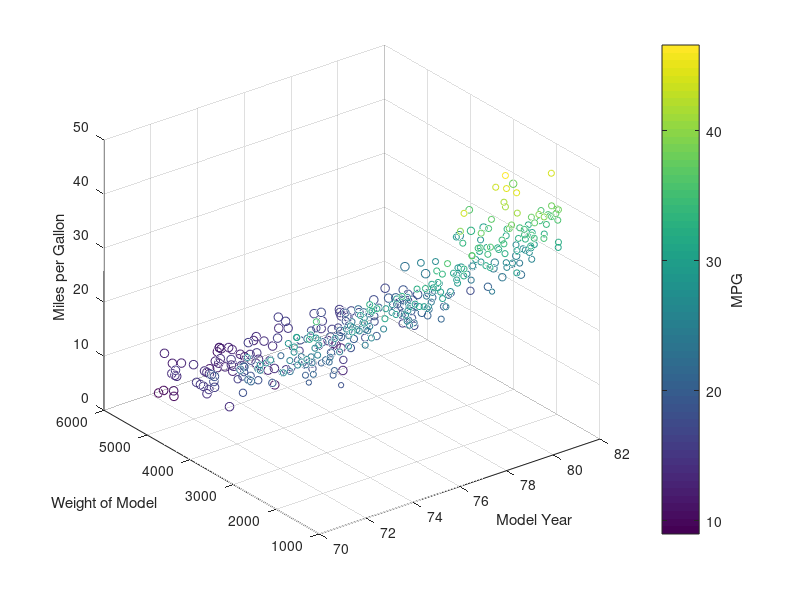
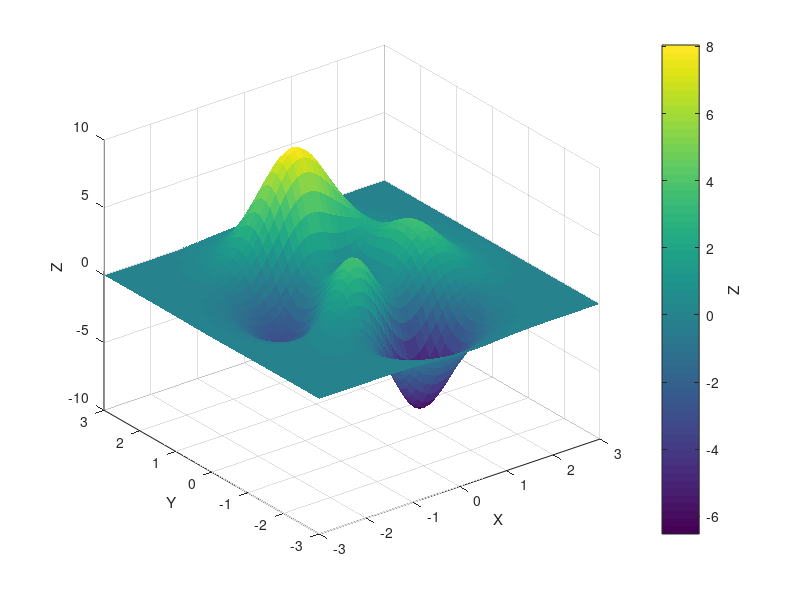
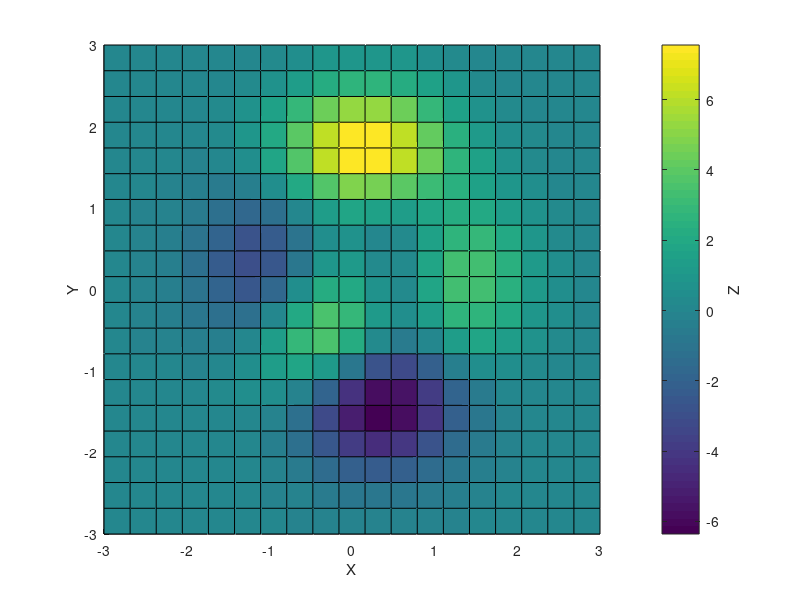

Recreate these plots in MATLAB, in order.
%% 3D Scatter Plot: Car Year vs. Weight vs. MPG, sizer by cylinder number, coloured by MPG
load carbig
figure, scatter3(Model_Year,Weight,MPG,5*Cylinders,MPG)%X,Y,Z,Size,Colour
% Add axis labels
xlabel('Model Year')
ylabel('Weight of Model')
zlabel('Miles per Gallon')
c = colorbar;
ylabel(c,'MPG')

%% 3D Surface Plot without face edges
% Example data
[X,Y,Z] = peaks(50);%X,Y,Z are all matrices
figure, surf(X,Y,Z,'EdgeColor','none')
% Add axis labels of specific size
xlabel('X')
ylabel('Y')
zlabel('Z')
c=colorbar;
ylabel(c,'Z')

%% Heat Map
% Example data
[X,Y,Z] = peaks(20);%X,Y,Z are all matrices
figure, surf(X,Y,Z)
% Add axis labels of specific size
xlabel('X')
ylabel('Y')
c = colorbar;
ylabel(c,'Z')
% Change view
view(0,90)